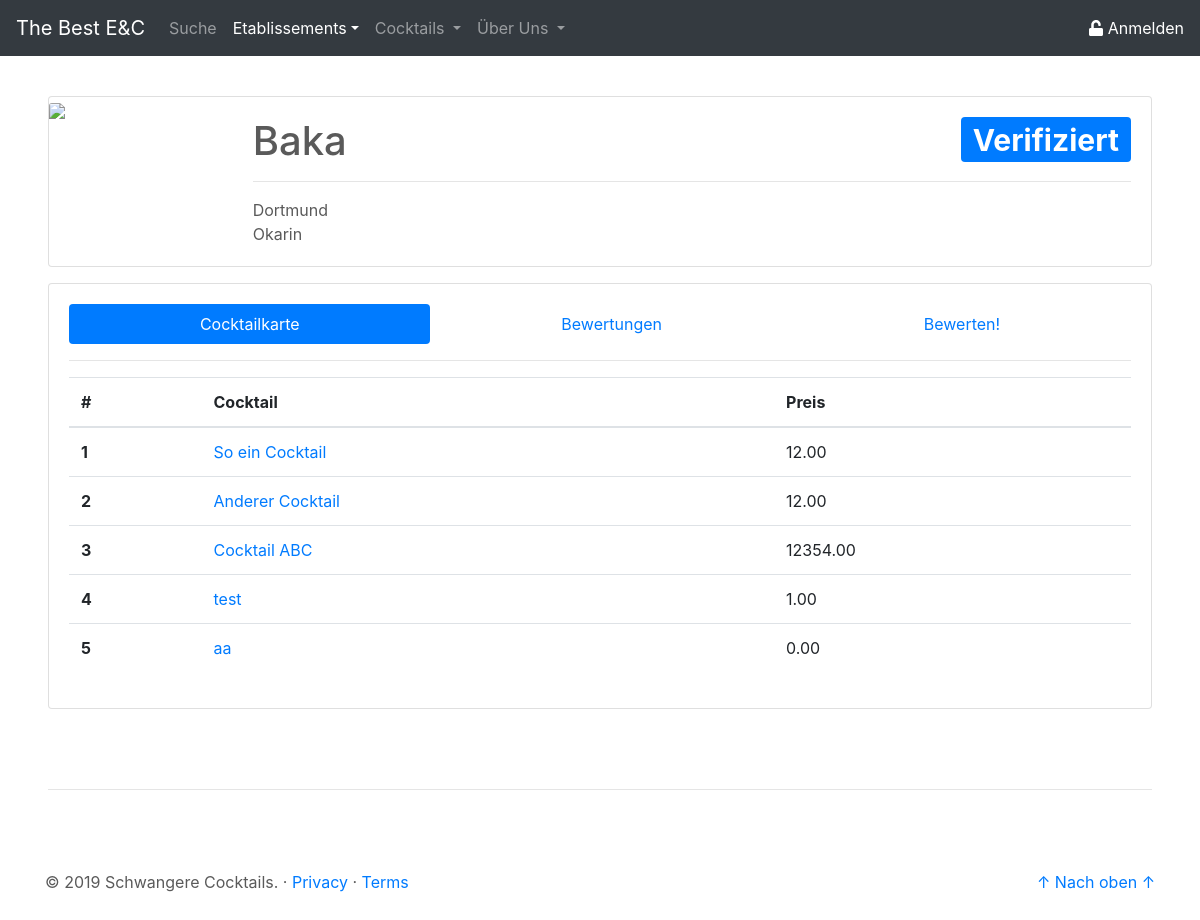
The app's page /site/etablissement_details.php?etab_id=2, older data.
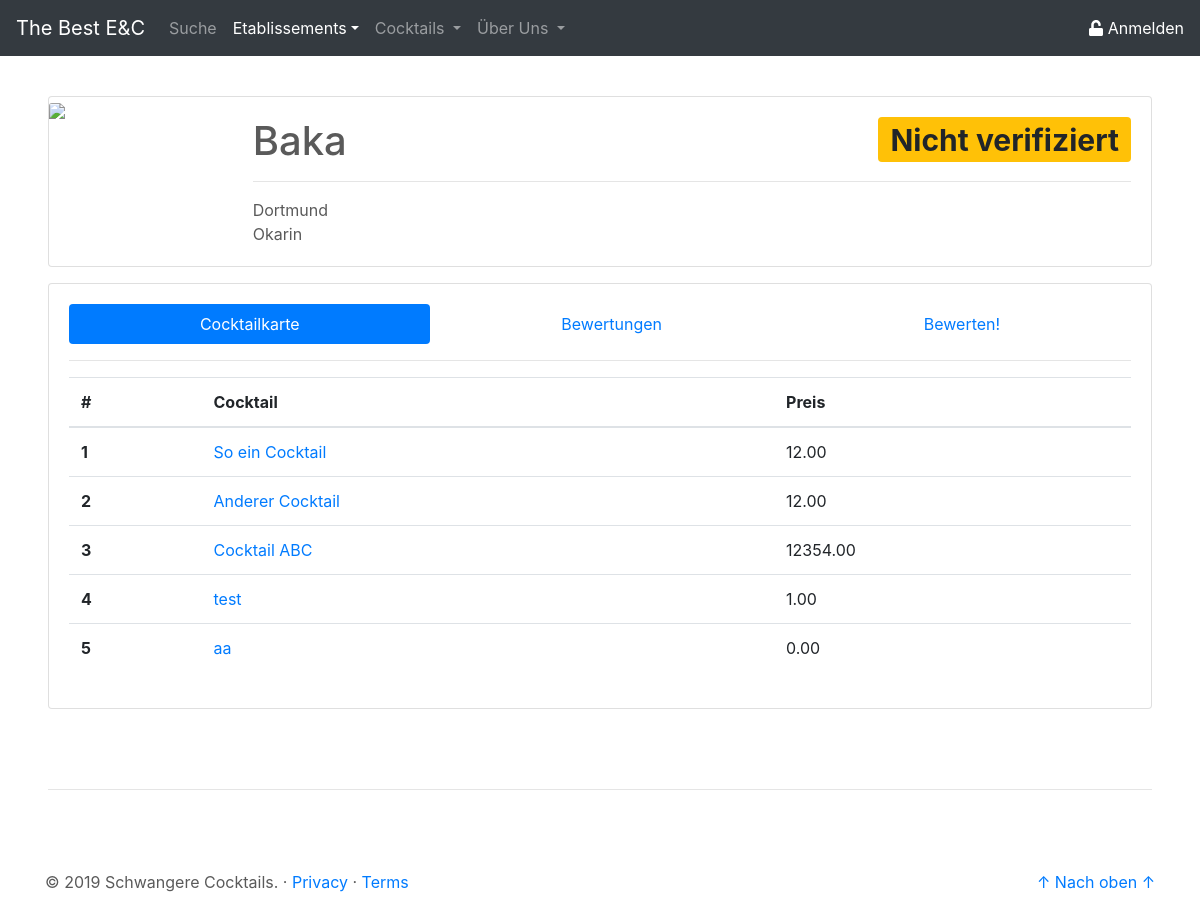
The same page, newer data.
### php/db/select_etabInfo.php (called while the page is built, shortened)
<?php
$pdo = new PDO('mysql:host=localhost;dbname=dbprog', 'root', '');
$statement = $pdo->prepare(
    "SELECT e.id as id,
			e.name as name,
			e.anschrift as anschrift,
			e.ort as ort,
			e.img as img,
			e.verifiziert as verifiziert
	 FROM etab e
	 WHERE e.id = :etab_id");
$result = $statement->execute(array('etab_id' => $etabId));
$etabInfo = $statement->fetch();

### php/db/select_cocktailkarte.php (called while the page is built, shortened)
<?php
$pdo = new PDO('mysql:host=localhost;dbname=dbprog', 'root', '');
if(isset($cockId)){
	$statement = $pdo->prepare(
		"SELECT e.id as id
			   ,e.name as name
			   ,e.ort as ort
			   ,ce.preis as preis
			   ,AVG(bc.wert) as wert
		 FROM cock_etab ce
			JOIN etab e
				ON e.id = ce.etab_id
			LEFT JOIN bew_cock bc
				ON ce.id = bc.cock_etab_id
		 WHERE ce.cock_id = :cock_id
		 GROUP BY e.id
				 ,e.name
				 ,e.ort
				 ,ce.preis
				 ,ce.cock_id");
	$result = $statement->execute(array('cock_id' => $cockId));
} else {
	$statement = $pdo->prepare(
		"SELECT c.id as id,
				c.name as name,
				ce.preis as preis
		 FROM cock_etab ce
		 	JOIN cock c
			 	ON c.id = ce.cock_id
		 WHERE ce.etab_id = :etab_id");
$result = $statement->execute(array('etab_id' => $etabId));
}
$cocktailkarte = $statement->fetchAll();

### site/etablissement_details.php (the view, shortened to what this page needs)
<?php
$etabId = $_GET['etab_id'];
include('../php/db/select_etabInfo.php');
include('../php/db/select_cocktailkarte.php');
?>
<!doctype html>
<html lang="de">
<head>
	<link rel="stylesheet" href="https://stackpath.bootstrapcdn.com/bootstrap/4.3.1/css/bootstrap.min.css">
	<link href="../css/csstoolbox.css" rel="stylesheet">
</head>
<body>
	<header>
		<?php
		include('../php/buildHeader.php');
		?>
	</header>
	<main role="main">
		<div class="mt-5 ml-5 mr-5">
			<div class="card mb-3" width="100%" style="max-height: 360px;">
				<div class="row no-gutters">
					<div class="col-md-2">
						<?php
						if ($etabInfo["img"] == null)
							echo '<img src="../res/placeholder_no_image.svg" class="card-img-top">';
						else
							echo '<img src="../php/db/get_img.php?etab_id=' . $etabInfo["id"] . '" class="card-img-top">';
						?>
					</div>
					<div class="col-md-10">
						<div class="card-body d-flex flex-column" style="max-height: 200px;">
							<div>
								<h1 class="card-title"> <?php echo $etabInfo["name"];
														if ($etabInfo["verifiziert"] == 1) {
															echo '
															<span class="badge badge-primary float-right">Verifiziert</span>';
														} else {
															echo '
															<span class="badge badge-warning float-right">Nicht verifiziert</span>';
														} ?>
								</h1>
								<hr>
							</div>
							<div>
								<p class="card-text"> <?php echo $etabInfo["ort"] . '<br>' . $etabInfo["anschrift"]; ?> </p>
							</div>
						</div>
					</div>
				</div>
			</div>
			<div class="card card-body">
				<ul class="nav nav-pills flex-column flex-sm-row" id="etabDetail-tab" role="tablist">
					<li class="flex-sm-fill text-sm-center nav-item">
						<a class="nav-link active" id="cocktailKarte-tab" data-toggle="pill" href="#cocktailKarte" role="tab" aria-controls="cocktailKarte" aria-selected="true">Cocktailkarte</a>
					</li>
					<li class="flex-sm-fill text-sm-center nav-item">
						<a class="nav-link" id="bewertungen-tab" data-toggle="pill" href="#bewertungen" role="tab" aria-controls="bewertungen" aria-selected="false">Bewertungen</a>
					</li>
					<li class="flex-sm-fill text-sm-center nav-item">
						<a class="nav-link" id="bewerten-tab" data-toggle="pill" href="#bewerten" role="tab" aria-controls="bewerten" aria-selected="false">Bewerten!</a>
					</li>
				</ul>
				<hr>
				<div class="tab-content" id="etabDetail-tabContent">
					<div class="tab-pane fade show active" id="cocktailKarte" role="tabpanel" aria-labelledby="cocktailKarte-tab">
						<?php echo '
						<table class="table">
							<thead>
								<tr>
									<th scope="col">#</th>
									<th scope="col">Cocktail</th>
									<th scope="col">Preis</th>
								</tr>
							</thead>
							<tbody>';
						for ($i = 0; $i < count($cocktailkarte); $i++) {
							echo '<tr>';
							echo '<th scope="row">' . ($i + 1) . '</th>';
							echo '<td> <a class="" href="cocktail_details.php?cock_id= ' . $cocktailkarte[$i]["id"] . '">' . $cocktailkarte[$i]["name"] . '</a></td>';
							echo '<td>' . $cocktailkarte[$i]["preis"] . '</td>';
							echo '</tr>';
						}
						echo '</tbody></table>';
						?>
					</div>
				</div>
			</div>
		</div>
	</main>
	<hr class="ct-hr-divider ml-5 mr-5">
	<footer role="footer" class="container">
		<?php
		include('../php/buildFooter.php');
		?>
	</footer>
</body>
</html>

Row changes from the older to the newer data that the page shows:
changed etab "Baka": verifiziert 1 → 0 (drawn)
Text that changed along with them:
text no longer shown: "Verifiziert"
text now shown: "Nicht verifiziert"
